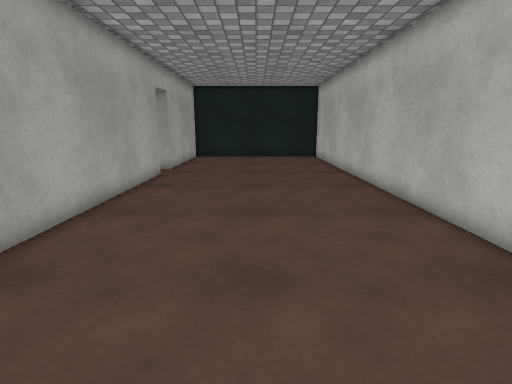
view 1 (above)

15 first-person views from a walk through a 3-D level made in the Unity game engine. The camera is 1.2 m above the floor, tilts 12° down and sees 80° across. The floor is counted in squares, 0.5 m on a side. Each view is taken from the middle of a square. On the plan, view 1 faces up. The plan holds only what a view shows up to about 19 squares ahead; the rest is blank. The place goes on beyond the plan. The player is left out. Some animated figures are not drawn. Surface patterns are stand-ins for the level's own textures.

view 2
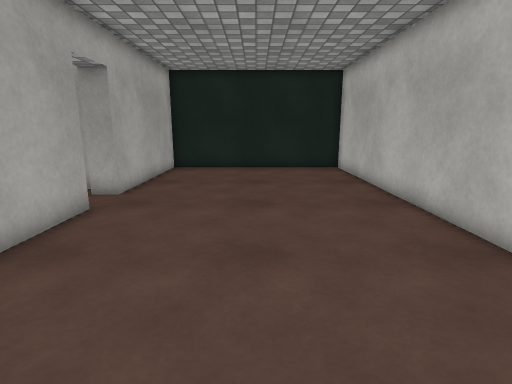

view 3
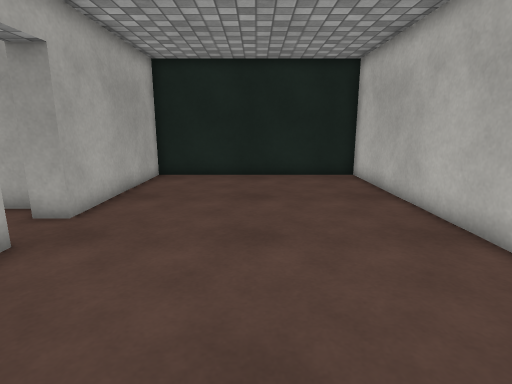

view 4
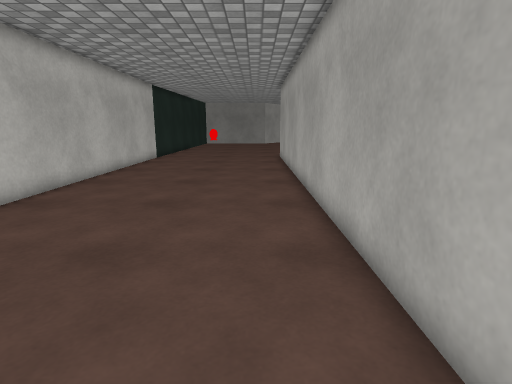

view 5
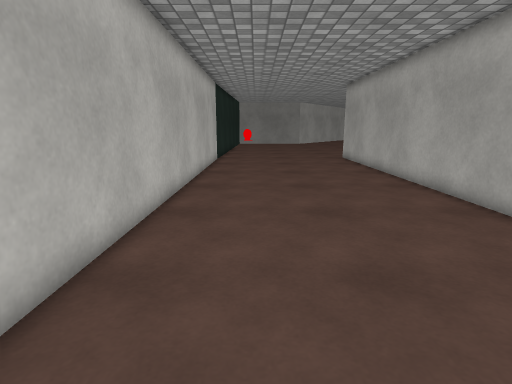

view 6
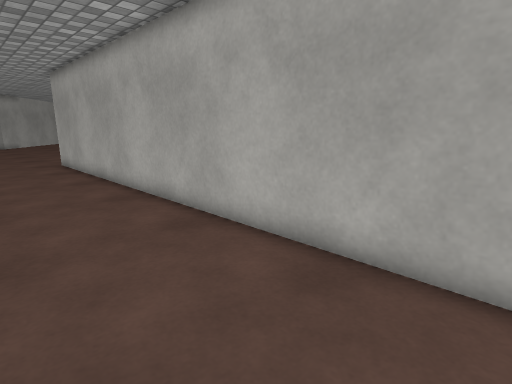

view 7
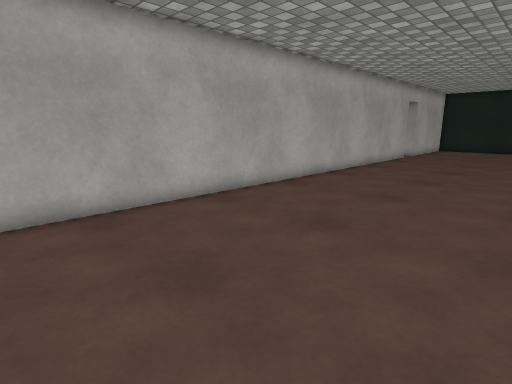

view 8
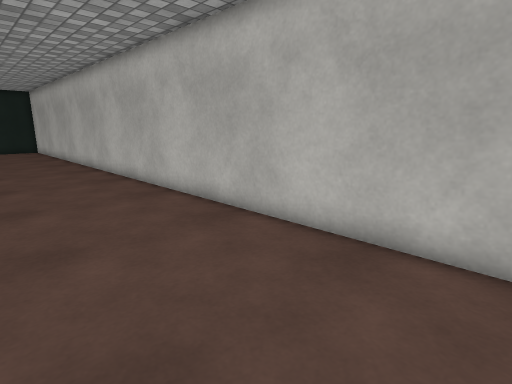

view 9
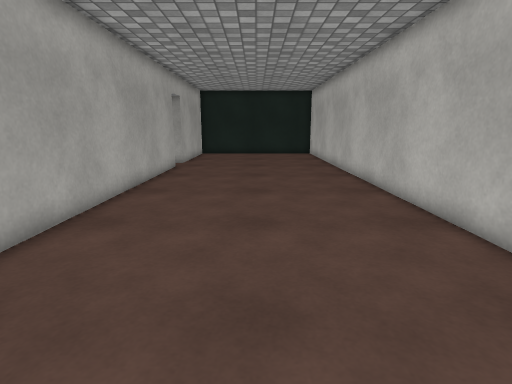

view 10
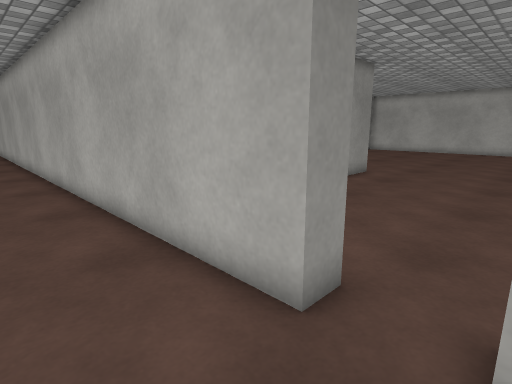

view 11
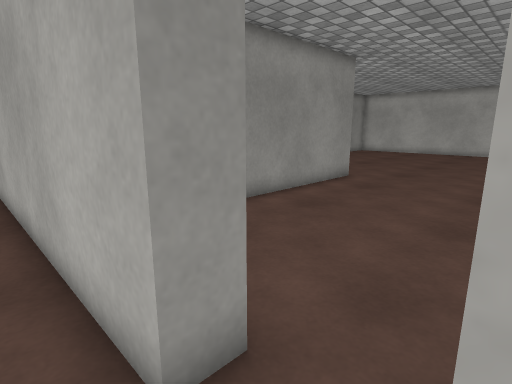

view 12
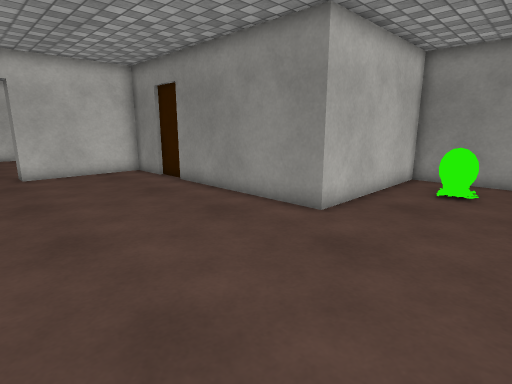

view 13
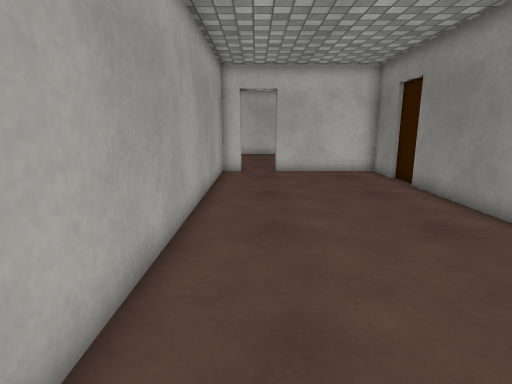

view 14
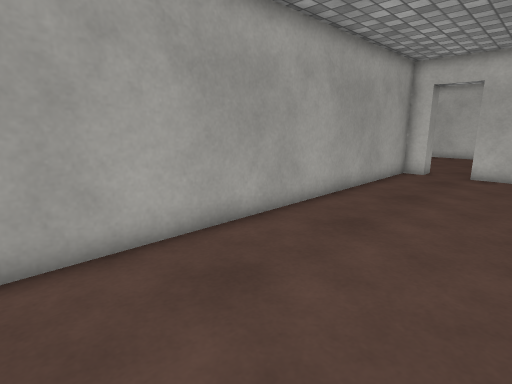

view 15
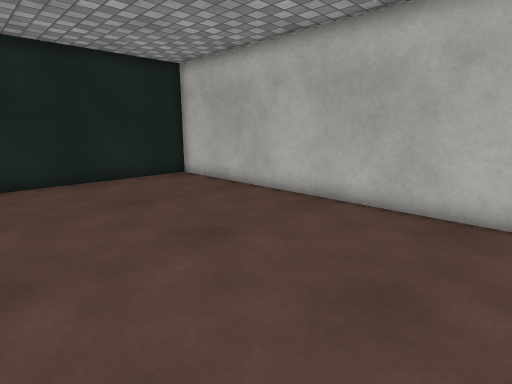

### Floor plan
Points are (right, up) in squares from view 1. A wall is a line through its corners. A room is listed if a view was taken in it or the views show most of it. See-through windows are left out.
Room 1 (views 1, 2, 3, 4, 5, 6, 7, 8, 9, 10, 11, 15)
walls: (-6, 15.9) (-5, 15.9) (-5, -10.5); (5, -10.4) (5, 25.6) (-5, 25.6) (-5, 17.9) (-6, 17.9)
ways out: opening at (-5.5, 17) to room 2
Room 2 (views 12, 13, 14)
walls: (-10.1, 10.2) (-8.4, 10.2); (-8.5, 10.5) (-6, 10.5) (-6, 15.9); (-6, 17.9) (-6, 18.9) (-22.8, 18.9); (-21.9, 2.9) (-18.2, 2.9) (-18.2, 10.5) (-10.4, 10.5)
ways out: opening at (-5.5, 17) to room 1
objects: other object (-21, 5) to (-20, 6)

Where each view was taken, in squares from view 1:
view 1: 0 up, 0 right, facing up
view 2: 7 up, 0 right, facing up
view 3: 10 up, 0 right, facing up
view 4: 10 up, 3 left, facing down
view 5: 9 up, 2 right, facing down
view 6: 7 up, 0 right, facing down-left
view 7: 10 down, 4 right, facing up-left
view 8: 10 down, 1 left, facing up-right
view 9: 3 down, 0 right, facing up
view 10: 18 up, 2 left, facing down-left
view 11: 18 up, 4 left, facing down-left
view 12: 18 up, 23 left, facing down-right
view 13: 17 up, 23 left, facing right
view 14: 13 up, 23 left, facing up-right
view 15: 11 up, 4 left, facing up-right
